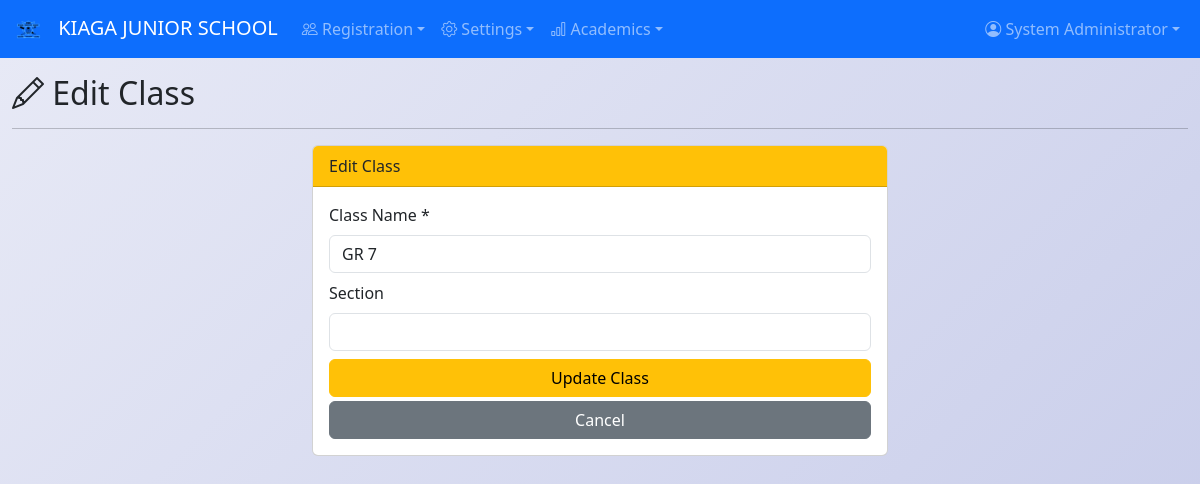
The app's page /classes/edit/1 (signed in) with its own data.
### app.py (models this page shows, shortened)
class SchoolSettings(db.Model):
    id = db.Column(db.Integer, primary_key=True)
    school_name = db.Column(db.String(200), nullable=False, default='My School')
    school_address = db.Column(db.Text, nullable=True)
    school_phone = db.Column(db.String(50), nullable=True)
    school_email = db.Column(db.String(120), nullable=True)
    school_motto = db.Column(db.String(200), nullable=True)
    principal_name = db.Column(db.String(100), nullable=True)
    principal_title = db.Column(db.String(100), nullable=True, default='Principal')
    city = db.Column(db.String(100), nullable=True)
    logo_url = db.Column(db.String(500), nullable=True)
    po_box = db.Column(db.String(100), nullable=True)
    term_begins = db.Column(db.String(20), nullable=True)
    closing_date = db.Column(db.String(20), nullable=True)

class User(UserMixin, db.Model):
    id = db.Column(db.Integer, primary_key=True)
    username = db.Column(db.String(80), unique=True, nullable=False)
    email = db.Column(db.String(120), unique=True, nullable=True)
    password_hash = db.Column(db.String(200), nullable=False)
    role = db.Column(db.String(20), nullable=False, default='Teacher')
    full_name = db.Column(db.String(100), nullable=False)
    created_at = db.Column(db.DateTime, default=datetime.utcnow)

class Class(db.Model):
    id = db.Column(db.Integer, primary_key=True)
    name = db.Column(db.String(50), unique=True, nullable=False)
    section = db.Column(db.String(20), nullable=True)
    created_at = db.Column(db.DateTime, default=datetime.utcnow)
    students = db.relationship('Student', backref='class_', lazy=True)

### app.py (the view)
@app.route('/classes/edit/<int:id>', methods=['GET', 'POST'])
@admin_required
def edit_class(id):
    c = Class.query.get_or_404(id)
    if request.method == 'POST':
        c.name = request.form.get('name'); c.section = request.form.get('section')
        db.session.commit(); flash('Class updated!', 'success')
        return redirect(url_for('classes'))
    return render_template('edit_class.html', class_=c)

### app.py (called while the page is built)
def admin_required(f):
    @wraps(f)
    @login_required
    def wrap(*args, **kwargs):
        if current_user.role != 'Admin':
            flash('Access denied. Admin only.', 'danger')
            return redirect(url_for('dashboard'))
        return f(*args, **kwargs)
    return wrap

@login_manager.user_loader
def load_user(user_id):
    return User.query.get(int(user_id))

@app.context_processor
def inject_school_settings():
    s = SchoolSettings.query.first()
    if not s:
        s = SchoolSettings(school_name='My School')
        db.session.add(s)
        db.session.commit()
    gs = GradeSetting.query.order_by(GradeSetting.min_percentage.desc()).all()
    return dict(school=s, grade_settings=gs)

### templates/edit_class.html (shortened to what this page needs)
{% extends "base.html" %}
{% block content %}
<h2><i class="bi bi-pencil"></i> Edit Class</h2>
<hr>
<div class="row">
    <div class="col-md-6 mx-auto">
        <div class="card">
            <div class="card-header bg-warning">Edit Class</div>
            <div class="card-body">
                <form method="POST">
                    <div class="mb-2">
                        <label class="form-label">Class Name *</label>
                        <input type="text" name="name" class="form-control" value="{{ class_.name }}" required>
                    </div>
                    <div class="mb-2">
                        <label class="form-label">Section</label>
                        <input type="text" name="section" class="form-control" value="{{ class_.section or '' }}">
                    </div>
                    <button type="submit" class="btn btn-warning w-100">Update Class</button>
                    <a href="{{ url_for('classes') }}" class="btn btn-secondary w-100 mt-1">Cancel</a>
                </form>
            </div>
        </div>
    </div>
</div>
{% endblock %}

### templates/base.html (shortened to what this page needs)
<!DOCTYPE html>
<html lang="en">
<head>
    <link href="https://cdn.jsdelivr.net/npm/bootstrap@5.3.2/dist/css/bootstrap.min.css" rel="stylesheet">
    <link rel="stylesheet" href="https://cdn.jsdelivr.net/npm/bootstrap-icons@1.11.2/font/bootstrap-icons.css">
</head>
<body>
{% if current_user.is_authenticated %}
<nav class="navbar navbar-expand-lg navbar-dark bg-primary no-print">
    <div class="container-fluid">
        <a class="navbar-brand" href="{{ url_for('dashboard') }}">
            {% if school.logo_url %}<img src="{{ school.logo_url }}" alt="Logo" style="height:30px;margin-right:8px;">{% else %}<i class="bi bi-mortarboard-fill"></i>{% endif %}
            {{ school.school_name }}
        </a>
        <div class="collapse navbar-collapse" id="navbarNav">
            <ul class="navbar-nav me-auto">
                <li class="nav-item dropdown">
                    <a class="nav-link dropdown-toggle" data-bs-toggle="dropdown" href="#"><i class="bi bi-people"></i> Registration</a>
                </li>
                <li class="nav-item dropdown">
                    <a class="nav-link dropdown-toggle" data-bs-toggle="dropdown" href="#"><i class="bi bi-gear"></i> Settings</a>
                </li>
                <li class="nav-item dropdown">
                    <a class="nav-link dropdown-toggle" data-bs-toggle="dropdown" href="#"><i class="bi bi-bar-chart"></i> Academics</a>
                </li>
            </ul>
            <ul class="navbar-nav">
                <li class="nav-item dropdown">
                    <a class="nav-link dropdown-toggle" data-bs-toggle="dropdown" href="#"><i class="bi bi-person-circle"></i> {{ current_user.full_name }}</a>
                </li>
            </ul>
        </div>
    </div>
</nav>
{% endif %}
<div class="container-fluid mt-2">{% block content %}{% endblock %}</div>
</body>
</html>

### templates/base.html (style rules this page uses)
body { background: linear-gradient(135deg, #e8eaf6 0%, #c5cae9 100%); min-height: 100vh; }

### records on screen
SchoolSettings: logo_url (picture), school_name "KIAGA JUNIOR SCHOOL"
User: full_name "System Administrator"
Class: name "GR 7"
